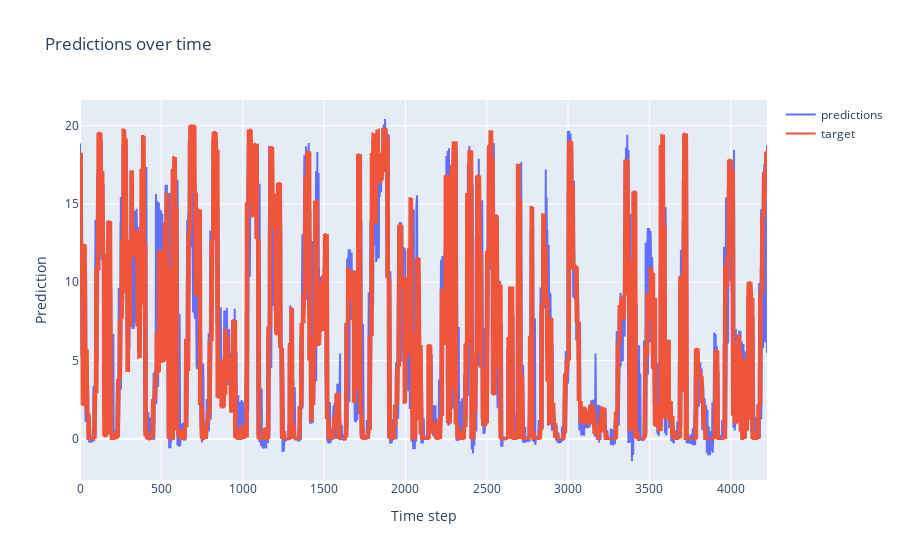

This figure's notebook cell:
### Code cell
#test whole dataset
full = TrafficDataset(seq_len=6, exclude_timestamps=timestamps,freqency="1h",predict_hour=1,inc=2)

# Create a DataLoader
dataloader2 = DataLoader(full, batch_size=1, num_workers=0)

predictions = [] 
ys = []   
with torch.no_grad():
    for x, y in dataloader2:
        predictions.append(ltc_model(x)[0].numpy())
        ys.append(y.numpy())

predictions = np.concatenate(predictions, axis=0)

# Plot the predictions suing plotly
import plotly.graph_objects as go

fig = go.Figure()
fig.add_trace(go.Scatter(y=predictions.flatten(),
                    mode='lines',
                    name='predictions'))
fig.add_trace(go.Scatter(y=np.concatenate(ys, axis=0).flatten(),
                    mode='lines',
                    name='target'))


fig.update_layout(
    xaxis_title='Time step',
    yaxis_title='Prediction',
    title='Predictions over time'
)

fig.show()

### Figure 1 — Plotly figure (JSON) as saved in the notebook; plotly's stock layout.template omitted (floating-point values rounded to 4 significant figures; data arrays with more than 128 entries replaced by an {"elided": "..."} marker saying what was removed)
{"data": [{"mode": "lines", "name": "predictions", "type": "scatter", "y": {"elided": "4224 float values"}}, {"mode": "lines", "name": "target", "type": "scatter", "y": {"elided": "4224 float values"}}], "layout": {"title": {"text": "Predictions over time"}, "xaxis": {"title": {"text": "Time step"}}, "yaxis": {"title": {"text": "Prediction"}}}}
